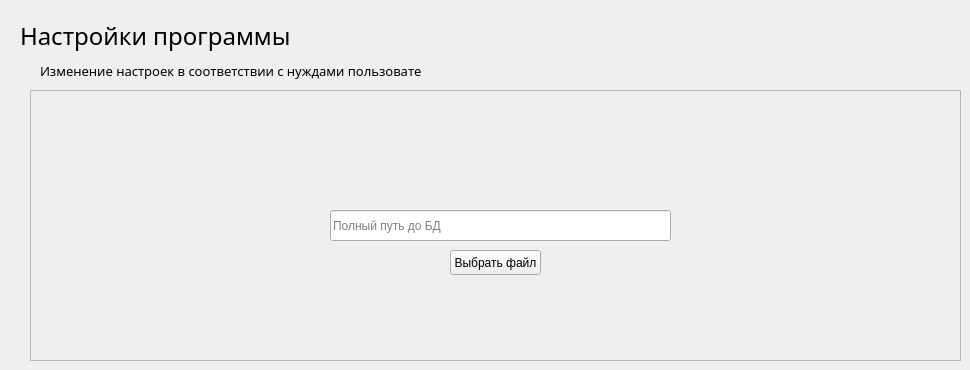
    <widget class="QWidget" name="settings_page">
     <widget class="QLabel" name="settings_program_title">
      <property name="geometry">
       <rect>
        <x>20</x>
        <y>10</y>
        <width>311</width>
        <height>51</height>
       </rect>
      </property>
      <property name="font">
       <font>
        <family>Bahnschrift Light</family>
        <pointsize>18</pointsize>
       </font>
      </property>
      <property name="text">
       <string>Настройки программы</string>
      </property>
     </widget>
     <widget class="QLabel" name="settings_program_subtitle">
      <property name="geometry">
       <rect>
        <x>40</x>
        <y>60</y>
        <width>381</width>
        <height>21</height>
       </rect>
      </property>
      <property name="font">
       <font>
        <family>Bahnschrift Light</family>
        <pointsize>10</pointsize>
       </font>
      </property>
      <property name="text">
       <string>Изменение настроек в соответствии с нуждами пользователя</string>
      </property>
     </widget>
     <widget class="QFrame" name="settings_program_frame">
      <property name="geometry">
       <rect>
        <x>30</x>
        <y>90</y>
        <width>931</width>
        <height>271</height>
       </rect>
      </property>
      <property name="frameShape">
       <enum>QFrame::StyledPanel</enum>
      </property>
      <property name="frameShadow">
       <enum>QFrame::Raised</enum>
      </property>
      <widget class="QPushButton" name="path_db_button">
       <property name="geometry">
        <rect>
         <x>420</x>
         <y>160</y>
         <width>91</width>
         <height>25</height>
        </rect>
       </property>
       <property name="text">
        <string>Выбрать файл</string>
       </property>
      </widget>
      <widget class="QLineEdit" name="path_db_line">
       <property name="geometry">
        <rect>
         <x>300</x>
         <y>120</y>
         <width>341</width>
         <height>31</height>
        </rect>
       </property>
       <property name="readOnly">
        <bool>false</bool>
       </property>
       <property name="placeholderText">
        <string>Полный путь до БД</string>
       </property>
      </widget>
      <widget class="QLabel" name="db_icon">
       <property name="geometry">
        <rect>
         <x>450</x>
         <y>70</y>
         <width>41</width>
         <height>41</height>
        </rect>
       </property>
       <property name="text">
        <string/>
       </property>
       <property name="pixmap">
        <pixmap>../icons/sql-server.png</pixmap>
       </property>
       <property name="scaledContents">
        <bool>true</bool>
       </property>
      </widget>
     </widget>
    </widget>
